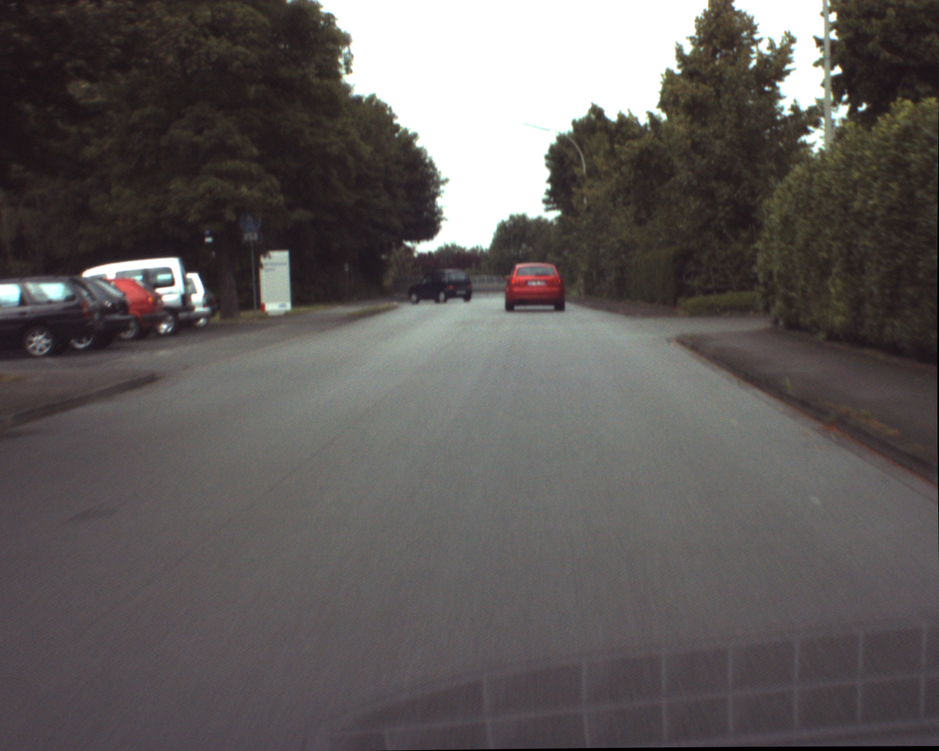
%> input picture LAB_5/M-Files/ur_c_s_03a_01_L_0376.png, 939 x 751 px, shrunk from 1280 x 1024 before the run
$ octave main.m   (GNU Octave 9; MATLAB toolbox functions it lacks are replaced by stand-ins)
%> lines starting %> are read from the running program, lines starting %| are printed output that depends on the picture
close all;
fontSize=18;

%% Read all images and convert them into gray scale

num_image = 5;
IN_gray_scale(:,:,:,1) = rgb2gray(imread('ur_c_s_03a_01_L_0376.png'));
%> IN_gray_scale: size 751x939 uint8; min 0, max 255, mean 92.2
IN_gray_scale(:,:,:,2) = rgb2gray(imread('ur_c_s_03a_01_L_0377.png'));
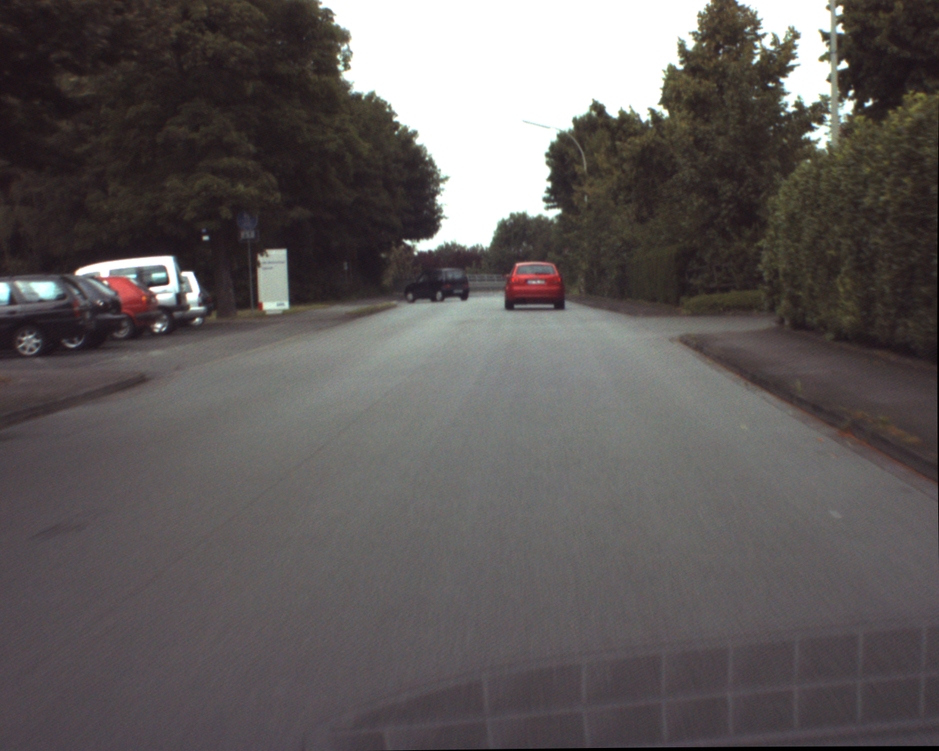
%> input picture LAB_5/M-Files/ur_c_s_03a_01_L_0377.png, 939 x 751 px, shrunk from 1280 x 1024 before the run
IN_gray_scale(:,:,:,3) = rgb2gray(imread('ur_c_s_03a_01_L_0379.png'));
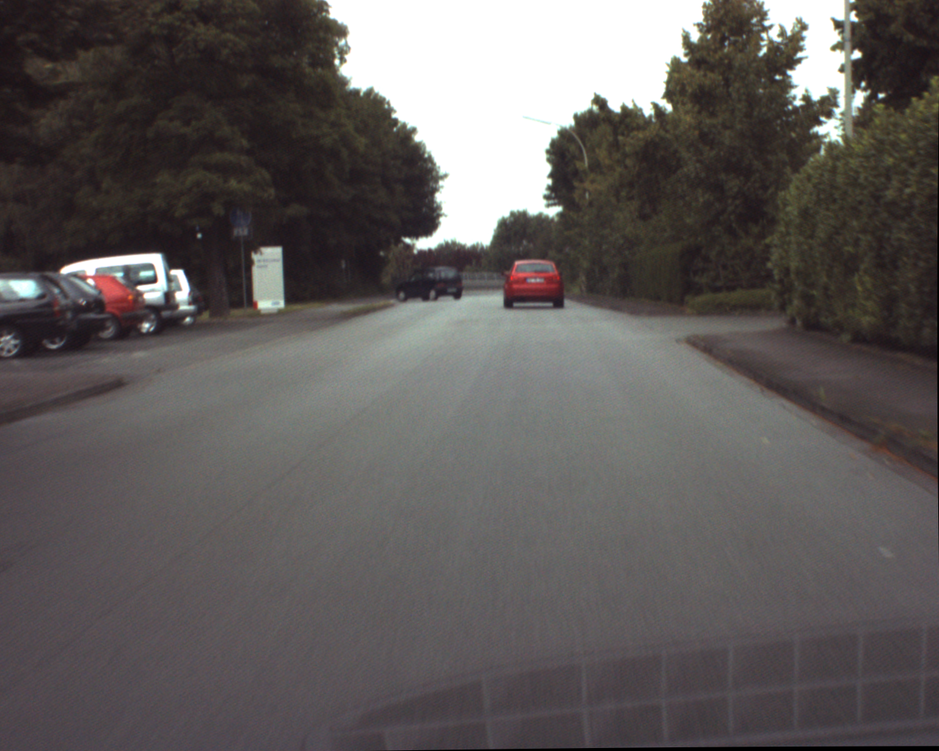
%> input picture LAB_5/M-Files/ur_c_s_03a_01_L_0379.png, 939 x 751 px, shrunk from 1280 x 1024 before the run
IN_gray_scale(:,:,:,4) = rgb2gray(imread('ur_c_s_03a_01_L_0380.png'));
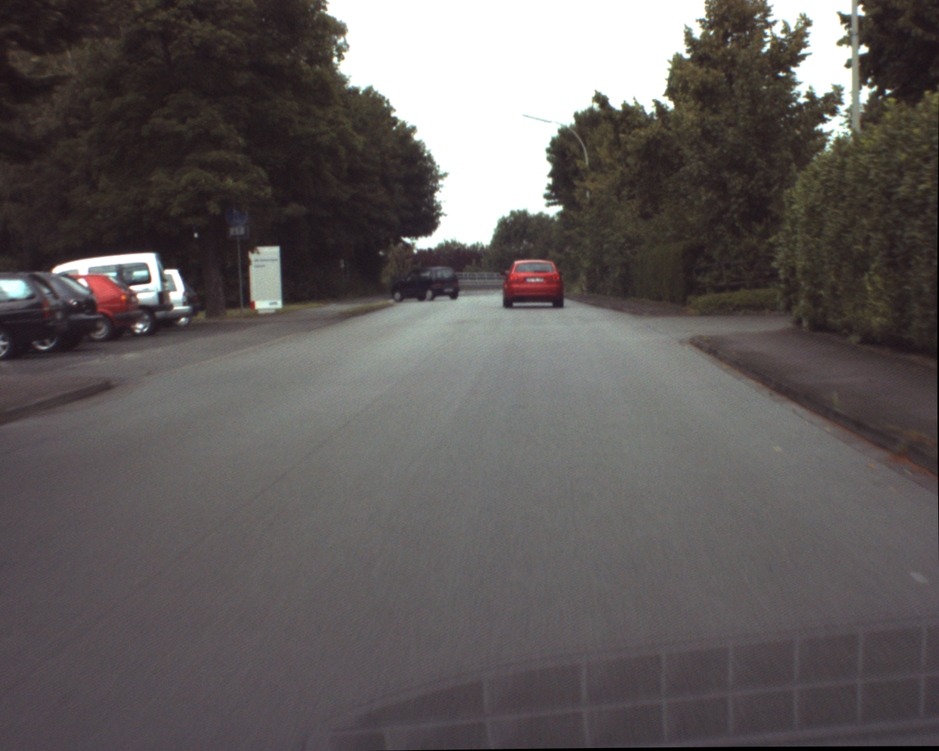
%> input picture LAB_5/M-Files/ur_c_s_03a_01_L_0380.png, 939 x 751 px, shrunk from 1280 x 1024 before the run
IN_gray_scale(:,:,:,5) = rgb2gray(imread('ur_c_s_03a_01_L_0381.png'));
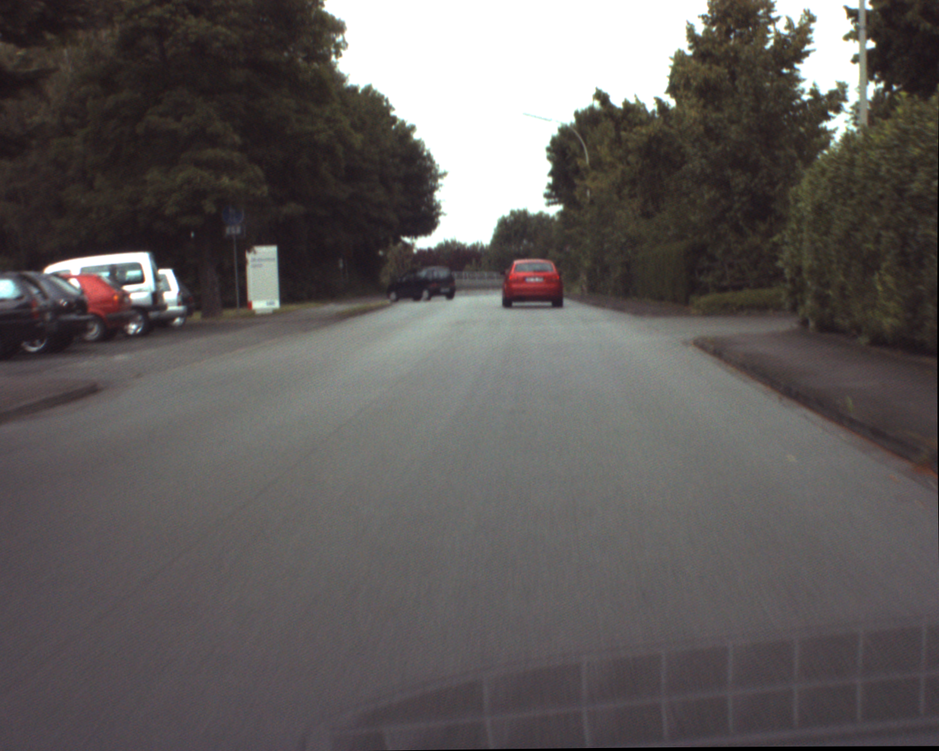
%> input picture LAB_5/M-Files/ur_c_s_03a_01_L_0381.png, 939 x 751 px, shrunk from 1280 x 1024 before the run

car_gray_big = rgb2gray(imread('car_big.png'));
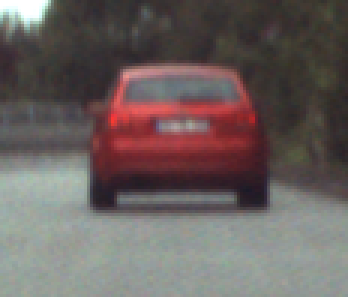
%> input picture LAB_5/M-Files/car_big.png, 116 x 99 px, shrunk from 158 x 135 before the run (shown 3 times larger)
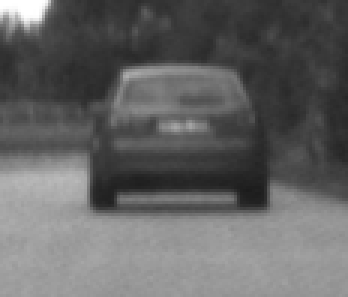
%> car_gray_big: size 99x116 uint8 (shown 3 times larger); min 27, max 255, mean 99.8
%> (the run ends here)
